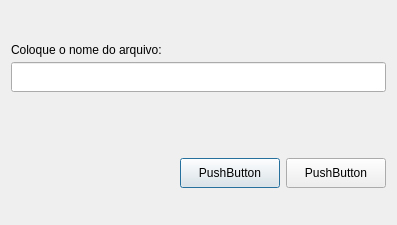
<?xml version="1.0" encoding="UTF-8"?>
<ui version="4.0">
 <class>SaveAsDialog</class>
 <widget class="QDialog" name="SaveAsDialog">
  <property name="geometry">
   <rect>
    <x>0</x>
    <y>0</y>
    <width>397</width>
    <height>225</height>
   </rect>
  </property>
  <property name="windowTitle">
   <string>Salvar Como</string>
  </property>
  <layout class="QGridLayout" name="gridLayout">
   <item row="0" column="0">
    <layout class="QVBoxLayout" name="verticalLayout_2" stretch="4,1">
     <item>
      <layout class="QVBoxLayout" name="verticalLayout" stretch="0,0,0">
       <property name="spacing">
        <number>0</number>
       </property>
       <item>
        <widget class="QLabel" name="label">
         <property name="sizePolicy">
          <sizepolicy hsizetype="Fixed" vsizetype="Fixed">
           <horstretch>0</horstretch>
           <verstretch>0</verstretch>
          </sizepolicy>
         </property>
         <property name="minimumSize">
          <size>
           <width>0</width>
           <height>25</height>
          </size>
         </property>
         <property name="text">
          <string>Coloque o nome do arquivo:</string>
         </property>
        </widget>
       </item>
       <item>
        <widget class="QLineEdit" name="lineEdit">
         <property name="minimumSize">
          <size>
           <width>0</width>
           <height>30</height>
          </size>
         </property>
        </widget>
       </item>
       <item>
        <spacer name="verticalSpacer">
         <property name="orientation">
          <enum>Qt::Vertical</enum>
         </property>
         <property name="sizeType">
          <enum>QSizePolicy::Fixed</enum>
         </property>
         <property name="sizeHint" stdset="0">
          <size>
           <width>80</width>
           <height>60</height>
          </size>
         </property>
        </spacer>
       </item>
      </layout>
     </item>
     <item>
      <layout class="QHBoxLayout" name="horizontalLayout">
       <item>
        <spacer name="horizontalSpacer">
         <property name="orientation">
          <enum>Qt::Horizontal</enum>
         </property>
         <property name="sizeHint" stdset="0">
          <size>
           <width>40</width>
           <height>20</height>
          </size>
         </property>
        </spacer>
       </item>
       <item>
        <widget class="QPushButton" name="ConfirmpushButton">
         <property name="sizePolicy">
          <sizepolicy hsizetype="Maximum" vsizetype="Fixed">
           <horstretch>0</horstretch>
           <verstretch>0</verstretch>
          </sizepolicy>
         </property>
         <property name="minimumSize">
          <size>
           <width>100</width>
           <height>30</height>
          </size>
         </property>
         <property name="text">
          <string>PushButton</string>
         </property>
        </widget>
       </item>
       <item>
        <widget class="QPushButton" name="CancelpushButton">
         <property name="sizePolicy">
          <sizepolicy hsizetype="Maximum" vsizetype="Fixed">
           <horstretch>0</horstretch>
           <verstretch>0</verstretch>
          </sizepolicy>
         </property>
         <property name="minimumSize">
          <size>
           <width>100</width>
           <height>30</height>
          </size>
         </property>
         <property name="text">
          <string>PushButton</string>
         </property>
        </widget>
       </item>
      </layout>
     </item>
    </layout>
   </item>
  </layout>
 </widget>
 <resources/>
 <connections/>
</ui>
